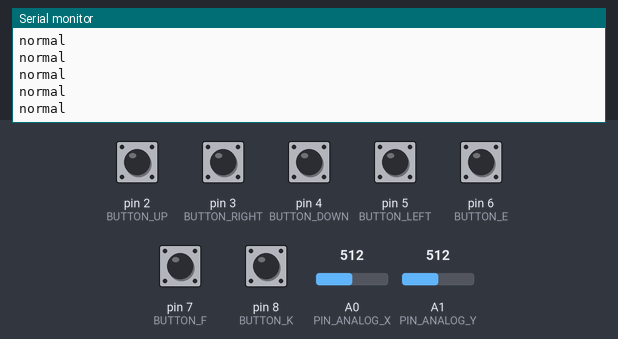
A sketch run on a simulated Arduino Uno, built with avr-gcc and run on an emulated ATmega328P. On the bench: the last lines printed to the serial monitor. Inputs (shaded band) come from the test bench; at power-on: pin 2 (BUTTON_UP), pin 3 (BUTTON_RIGHT), pin 4 (BUTTON_DOWN), pin 5 (BUTTON_LEFT), pin 6 (BUTTON_E), pin 7 (BUTTON_F), pin 8 (BUTTON_K) HIGH, A1 (PIN_ANALOG_Y) = 512, A0 (PIN_ANALOG_X) = 512.

Above: at 1.2 s.
1.3 s: A1 (PIN_ANALOG_Y) set to 25
At 1.68 s:
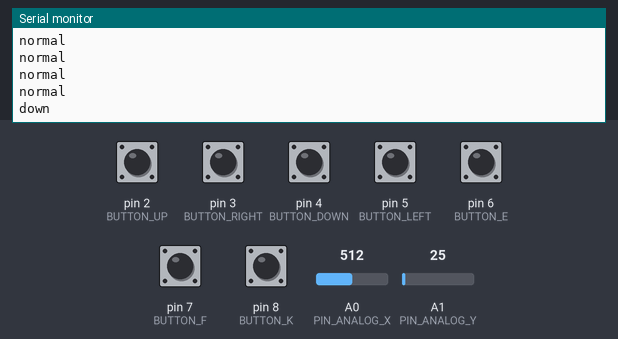
3.5 s: A0 (PIN_ANALOG_X) set to 25
At 3.69 s:
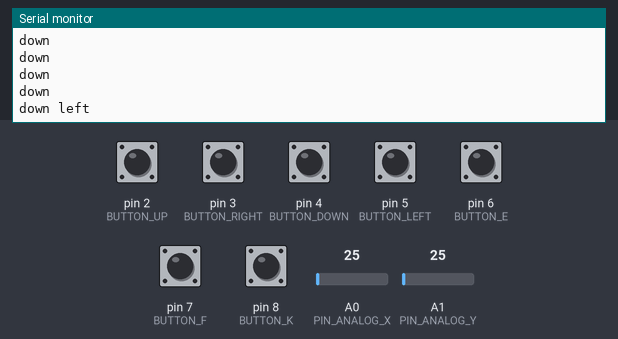
5.5 s: pin 2 (BUTTON_UP) pulled LOW for 0.3 s
At 5.69 s:
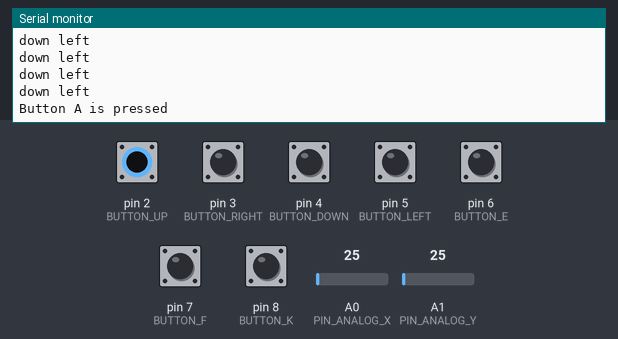
7.3 s: pin 3 (BUTTON_RIGHT) pulled LOW for 0.3 s
At 7.69 s:
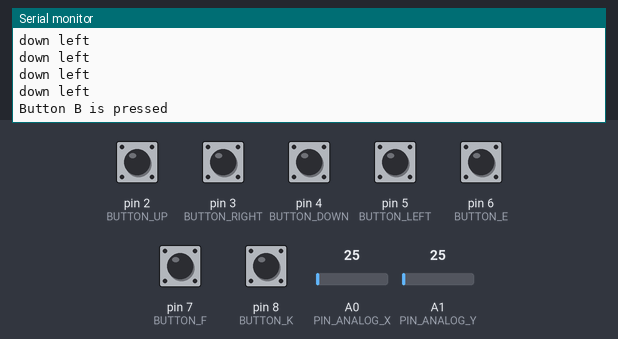
9.1 s: pin 4 (BUTTON_DOWN) pulled LOW for 0.3 s
At 9.44 s:
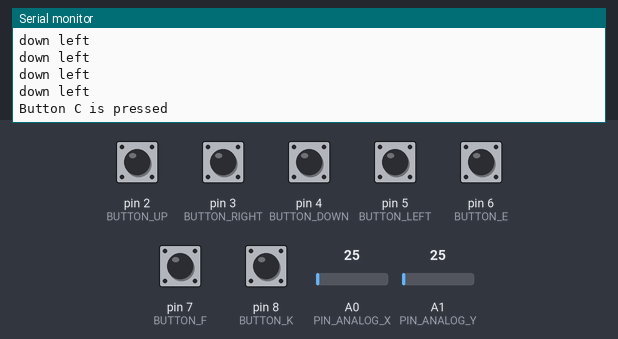
10.9 s: pin 5 (BUTTON_LEFT) pulled LOW for 0.3 s
At 11.19 s:
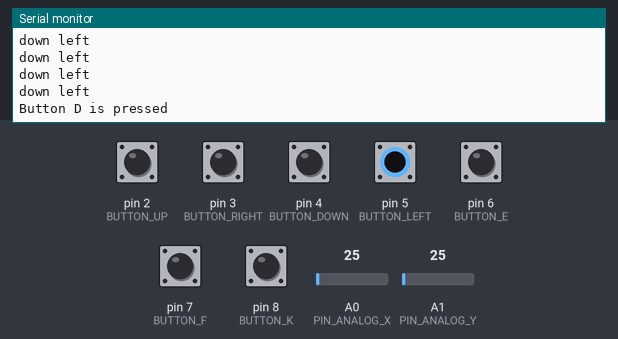

Measured:
- after the input at 1.3 s, the serial monitor: prints a new line after 0.20 s (image 1)
- after the input at 3.5 s, the serial monitor: prints a new line at once (image 2)
- after the input at 5.5 s, the serial monitor: prints a new line at once (image 3)
- after the input at 7.3 s, the serial monitor: prints a new line after 0.21 s (image 4)
- after the input at 9.1 s, the serial monitor: prints a new line after 0.16 s (image 5)
- after the input at 10.9 s, the serial monitor: prints a new line after 0.11 s (image 6)

The sketch:

joystick_V4.ino
```cpp
#define BUTTON_UP 2

#define BUTTON_RIGHT 3

#define BUTTON_DOWN 4

#define BUTTON_LEFT 5

#define BUTTON_E 6

#define BUTTON_F 7

#define BUTTON_K 8

#define DELAY 250

#define PIN_ANALOG_X 0

#define PIN_ANALOG_Y 1

int distanceX = 0;

int distanceY = 0;

void setup() {

 Serial.begin(9600);


 // to enable pull up resistors first write pin mode

 // and then make that pin HIGH

 pinMode(BUTTON_UP, INPUT);

 digitalWrite(BUTTON_UP, HIGH);


 pinMode(BUTTON_RIGHT, INPUT);

 digitalWrite(BUTTON_RIGHT, HIGH);


 pinMode(BUTTON_DOWN, INPUT);

 digitalWrite(BUTTON_DOWN, HIGH);


 pinMode(BUTTON_LEFT, INPUT);

 digitalWrite(BUTTON_LEFT, HIGH);


 pinMode(BUTTON_E, INPUT);

 digitalWrite(BUTTON_E, HIGH);


 pinMode(BUTTON_F, INPUT);

 digitalWrite(BUTTON_F, HIGH);


 pinMode(BUTTON_K, INPUT);

 digitalWrite(BUTTON_K, HIGH);
}


void loop() {

 if(digitalRead(BUTTON_UP) == LOW) {

   Serial.println("Button A is pressed");

   delay(DELAY);

 }

 else if(digitalRead(BUTTON_RIGHT) == LOW) {

   Serial.println("Button B is pressed");

   delay(DELAY);

 }

 else if(digitalRead(BUTTON_DOWN) == LOW) {

   Serial.println("Button C is pressed");

   delay(DELAY);

 }

 else if(digitalRead(BUTTON_LEFT) == LOW) {

   Serial.println("Button D is pressed");

   delay(DELAY);

 }

 else if(digitalRead(BUTTON_E) == LOW) {

   Serial.println("Button E is pressed");

   delay(DELAY);

 }

 else if(digitalRead(BUTTON_F) == LOW) {

   Serial.println("Button F is pressed");

   delay(DELAY);

 }

else if(digitalRead(BUTTON_K) == LOW) {

   Serial.println("Button K is pressed");

   delay(DELAY);

}
distanceX = analogRead(PIN_ANALOG_X) ;
distanceY = analogRead(PIN_ANALOG_Y) ;

if (distanceX>490&&distanceX<515&&distanceY>490&&distanceY<515){
  Serial.println("normal");
}
  else
  if (distanceX>-1&&distanceX<20&&distanceY>490&&distanceY<515){
  Serial.println("left");
  }
  else
  if (distanceX>-1&&distanceX<35&&distanceY>990&&distanceY<1024){
  Serial.println("top left");
  }
  else
  if (distanceX>485&&distanceX<515&&distanceY>990&&distanceY<1024){
  Serial.println("top");
  }
  else
  if (distanceX>990&&distanceX<1024&&distanceY>990&&distanceY<1024){
  Serial.println("top right");
  }
  else
  if (distanceX>990&&distanceX<1024&&distanceY>490&&distanceY<515){
  Serial.println("right");
  }
  else
  if (distanceX>990&&distanceX<1024&&distanceY>-1&&distanceY<35){
  Serial.println("down right");
  }
  else
  if (distanceX>485&&distanceX<515&&distanceY>-1&&distanceY<35){
  Serial.println("down");
  }
  else
  if (distanceX>-1&&distanceX<35&&distanceY>-1&&distanceY<35){
  Serial.println("down left");
  }
  delay(DELAY);
}
```
